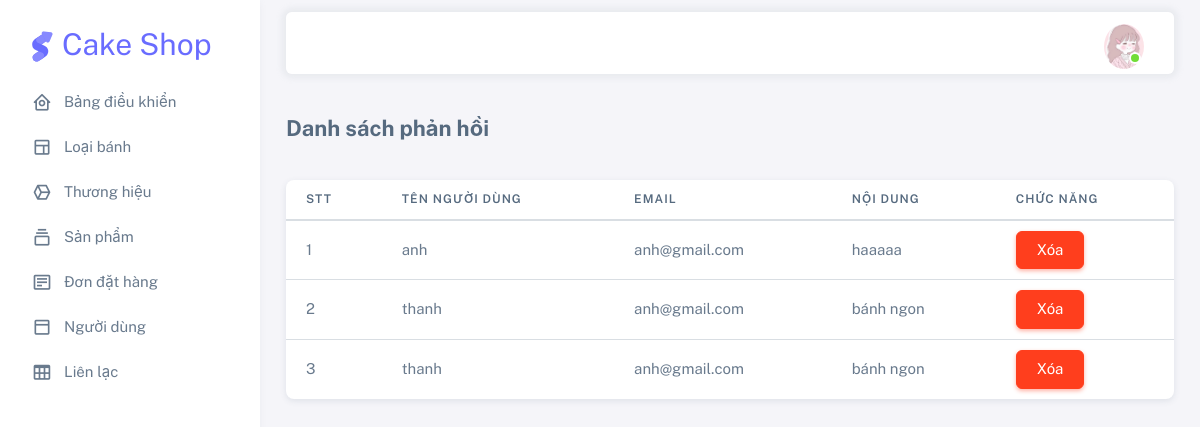
Screenshot of /admin/html/contact_list.php (signed in) with the database file from the repository.
### tables this page shows
CREATE TABLE `contacts` (
  `ContactId` int(11) NOT NULL,
  `UserName` varchar(255) NOT NULL,
  `Email` varchar(255) NOT NULL,
  `Message` text NOT NULL
);

### admin/html/contact_list.php (the view, shortened to what this page needs)
<?php
include($_SERVER["DOCUMENT_ROOT"] . '/admin/inc/header.php');
include($_SERVER['DOCUMENT_ROOT'] . "/admin/inc/navbar.php");
include($_SERVER['DOCUMENT_ROOT'] . "/database/connect.php");
  $query = "SELECT * FROM Contacts";
  $Contacts = mysqli_query($conn, $query);
?>
<div class="layout-page">
  <nav class="layout-navbar container-xxl navbar navbar-expand-xl navbar-detached align-items-center bg-navbar-theme" id="layout-navbar">
    <div class="navbar-nav-right d-flex align-items-center" id="navbar-collapse">
      <ul class="navbar-nav flex-row align-items-center ms-auto">
        <li class="nav-item navbar-dropdown dropdown-user dropdown">
          <a class="nav-link dropdown-toggle hide-arrow" href="javascript:void(0);" data-bs-toggle="dropdown">
            <div class="avatar avatar-online">
              <img src="../assets/img/avatars/111.png" alt class="w-px-40 h-auto rounded-circle" />
            </div>
          </a>
        </li>
      </ul>
    </div>
  </nav>
<div class="content-wrapper">
  <div class="container-xxl flex-grow-1 container-p-y">
    <h4 class="fw-bold py-3 mb-4">Danh sách phản hồi</h4>
    <div class="card">
      <div class="table-responsive text-nowrap">
        <table class="table">
          <thead>
            <tr>
              <th>STT</th>
              <th>Tên người dùng</th>
              <th>Email</th>
              <th>Nội dung</th>
              <th>Chức năng</th>
            </tr>
          </thead>
          <tbody class="table-border-bottom-0">
            <?php
            foreach ($Contacts as $key => $value) : ?>
              <tr>
                <td><?php echo $key + 1 ?></td>
                <td><?php echo $value['UserName'] ?></td>
                <td><?php echo $value['Email'] ?></td>
                <td><?php echo $value['Message'] ?></td>
                <td>
                  <button type="button" class="btn btn-danger">
                    <a style="color: white"; href="contact_delete.php?id=<?php echo $value['ContactId'] ?>"
                    onclick="return confirm('Bạn có chắc chắn xóa ?')">Xóa</a>
                  </button>
                </td>
              </tr>
            <?php endforeach; ?>
          </tbody>
        </table>
      </div>
    </div>
  </div>
</div>
<?php
include($_SERVER["DOCUMENT_ROOT"] . '/admin/inc/footer.php');
?>

### rows the page displays
contacts: UserName "anh", Email "anh@gmail.com", Message "haaaaa"
contacts: UserName "thanh", Email "anh@gmail.com", Message "bánh ngon"
contacts: UserName "thanh", Email "anh@gmail.com", Message "bánh ngon"
